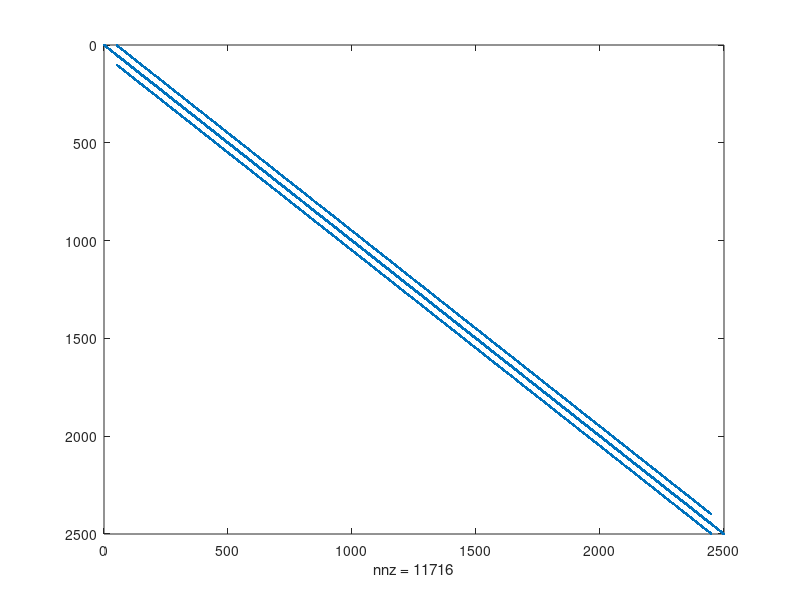

MATLAB code to generate this figure: (Note: this script raises an error after producing the figure.)
%EIPA for ELEC 4700 PA5
%Philippe Masson


numX = 50;
numY = 50;
delta = 1;

GMatrix = zeros(numX*numY,numX*numY);
VMatrix = zeros(1,numX*numY);


for i = 1:numX
    for j = 1:numY
        n = j+(i-1)*numY;
        nxm = j+(i-2)*numY;
        nxp = j + i*numY;
        nym = j-1+(i-1)*numY;
        nyp = j+1 + (i-1)*numY;
        
        if(i == 1 || j == 1 || i == numX || j ==numY)
           GMatrix(n,n) = 1;
        else
            if(i > 10 && i < 20 && j > 10 && j < 20)
                GMatrix(n,n) = -2;
            else
                GMatrix(n,n) = -4;
            end
            
            GMatrix(nxm,n) = 1;
            GMatrix(nxp,n) = 1;
            GMatrix(n,nym) = 1;
            GMatrix(n,nyp) = 1;
        end      
        
    end    
end
figure(1)
spy(GMatrix)


[E,D] = eigs(GMatrix,9,'SM');

jC = 1;
iC = 1;
figure(2);
tiledlayout(3,3);

mapMatrix = zeros(numX,numY);
for mapCount = 1:9
    for count = 1:numX*numY

        mapMatrix(iC,jC) = E(count,mapCount);

        if (jC == 50)
            jC = 1;
            iC = iC + 1;        
        else
            jC = jC + 1;
        end
    end
    
    nexttile(mapCount);
    surf(mapMatrix);

end